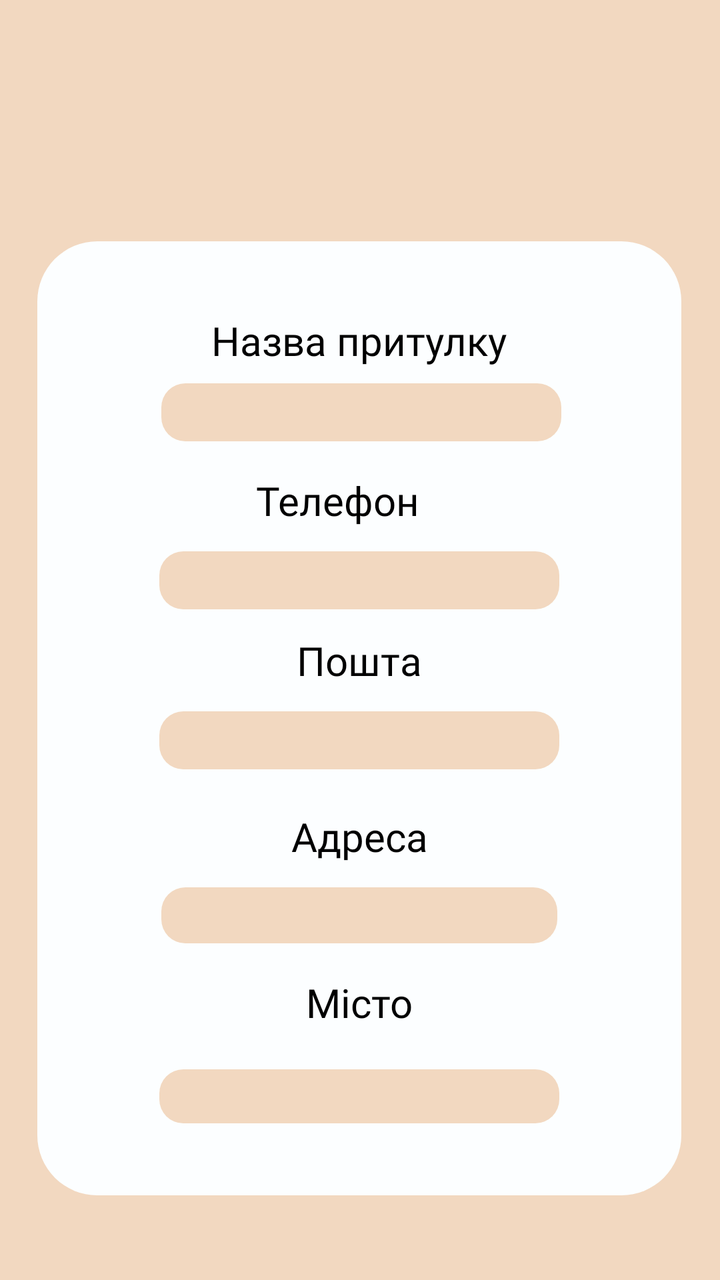
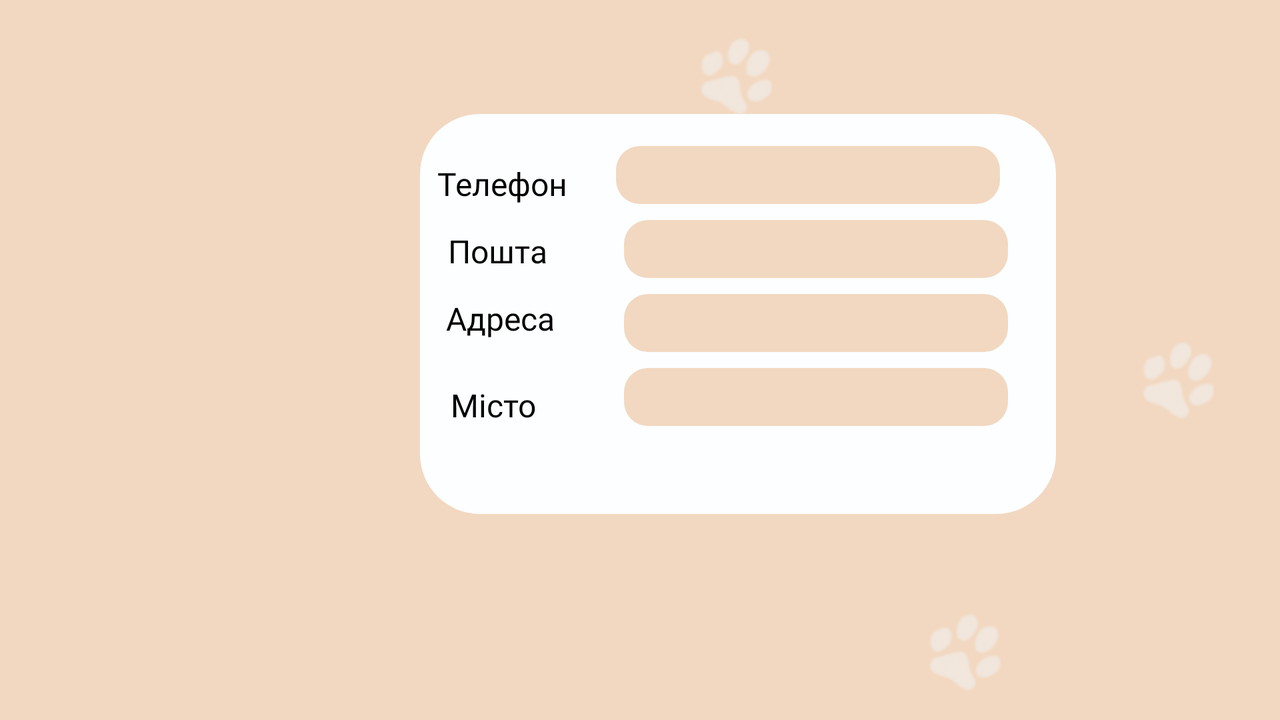

Compare how this app lays out the same screen by default and in its alternative resource folder. The renders come first, then the two layout files and the values they reference.
<!-- AndroidManifest.xml: application theme Theme.Shelterhelper -->
<!-- res/layout/fragment_shelter.xml -->
<?xml version="1.0" encoding="utf-8"?>
<androidx.constraintlayout.widget.ConstraintLayout xmlns:android="http://schemas.android.com/apk/res/android"
    xmlns:app="http://schemas.android.com/apk/res-auto"
    xmlns:tools="http://schemas.android.com/tools"
    android:layout_width="match_parent"
    android:layout_height="match_parent"
    android:background="#F2D8C0"
    tools:context=".fragments.ShelterFragment">


    
    
    
    
    
    
    
    
    
    
    
    
    

    <View
        android:id="@+id/view"
        android:layout_width="322dp"
        android:layout_height="477dp"
        android:background="@drawable/background_div"
        app:layout_constraintBottom_toBottomOf="parent"
        app:layout_constraintEnd_toEndOf="parent"
        app:layout_constraintHorizontal_bias="0.494"
        app:layout_constraintStart_toStartOf="parent"
        app:layout_constraintTop_toBottomOf="@+id/imageView"
        app:layout_constraintVertical_bias="0.144" />

    <TextView
        android:id="@+id/nameTitle"
        android:layout_width="wrap_content"
        android:layout_height="wrap_content"
        android:layout_marginTop="36dp"
        android:fontFamily="@font/comfortaa"
        android:text="@string/shelter_name"
        android:textColor="@color/black"
        android:textSize="20dp"
        app:layout_constraintEnd_toEndOf="@+id/view"
        app:layout_constraintStart_toStartOf="@+id/view"
        app:layout_constraintTop_toTopOf="@+id/view" />

    <TextView
        android:id="@+id/nameText"
        android:layout_width="200dp"
        android:layout_height="wrap_content"
        android:layout_marginTop="8dp"
        android:background="@drawable/input_radius"
        android:backgroundTint="#F2D8C0"
        android:fontFamily="@font/comfortaa"
        android:padding="5dp"
        android:paddingStart="10dp"
        app:layout_constraintEnd_toEndOf="@+id/view"
        app:layout_constraintHorizontal_bias="0.508"
        app:layout_constraintStart_toStartOf="@+id/view"
        app:layout_constraintTop_toBottomOf="@+id/nameTitle" />

    <TextView
        android:id="@+id/phoneTitle"
        android:layout_width="wrap_content"
        android:layout_height="wrap_content"
        android:layout_marginTop="16dp"
        android:fontFamily="@font/comfortaa"
        android:text="@string/registration_phone"
        android:textColor="@color/black"
        android:textSize="20dp"
        app:layout_constraintEnd_toEndOf="parent"
        app:layout_constraintHorizontal_bias="0.421"
        app:layout_constraintStart_toStartOf="@+id/view"
        app:layout_constraintTop_toBottomOf="@+id/nameText" />

    <TextView
        android:id="@+id/phoneText"
        android:layout_width="200dp"
        android:layout_height="wrap_content"
        android:layout_marginTop="12dp"
        android:background="@drawable/input_radius"
        android:backgroundTint="#F2D8C0"
        android:fontFamily="@font/comfortaa"
        android:padding="5dp"
        android:paddingStart="10dp"
        app:layout_constraintEnd_toEndOf="@+id/view"
        app:layout_constraintStart_toStartOf="@+id/view"
        app:layout_constraintTop_toBottomOf="@+id/phoneTitle" />

    <TextView
        android:id="@+id/emailTitle"
        android:layout_width="wrap_content"
        android:layout_height="wrap_content"
        android:layout_marginTop="12dp"
        android:fontFamily="@font/comfortaa"
        android:text="@string/registration_email"
        android:textColor="@color/black"
        android:textSize="20dp"
        app:layout_constraintEnd_toEndOf="@+id/view"
        app:layout_constraintStart_toStartOf="@+id/view"
        app:layout_constraintTop_toBottomOf="@+id/phoneText" />

    <TextView
        android:id="@+id/emailText"
        android:layout_width="200dp"
        android:layout_height="wrap_content"
        android:layout_marginTop="12dp"
        android:background="@drawable/input_radius"
        android:backgroundTint="#F2D8C0"
        android:fontFamily="@font/comfortaa"
        android:padding="5dp"
        android:paddingStart="10dp"
        app:layout_constraintEnd_toEndOf="@+id/view"
        app:layout_constraintStart_toStartOf="@+id/view"
        app:layout_constraintTop_toBottomOf="@+id/emailTitle" />

    <TextView
        android:id="@+id/addressTitle"
        android:layout_width="wrap_content"
        android:layout_height="wrap_content"
        android:layout_marginTop="20dp"
        android:fontFamily="@font/comfortaa"
        android:text="Адреса"
        android:textColor="@color/black"
        android:textSize="20dp"
        app:layout_constraintEnd_toEndOf="@+id/view"
        app:layout_constraintStart_toStartOf="@+id/view"
        app:layout_constraintTop_toBottomOf="@+id/emailText" />

    <TextView
        android:id="@+id/addressText"
        android:layout_width="198dp"
        android:layout_height="28dp"
        android:layout_marginTop="12dp"
        android:background="@drawable/input_radius"
        android:backgroundTint="#F2D8C0"
        android:fontFamily="@font/comfortaa"
        android:padding="5dp"
        android:paddingStart="10dp"
        app:layout_constraintEnd_toEndOf="@+id/view"
        app:layout_constraintStart_toStartOf="@+id/view"
        app:layout_constraintTop_toBottomOf="@+id/addressTitle" />

    <TextView
        android:id="@+id/cityTitle"
        android:layout_width="wrap_content"
        android:layout_height="wrap_content"
        android:layout_marginTop="16dp"
        android:fontFamily="@font/comfortaa"
        android:text="Місто"
        android:textColor="@color/black"
        android:textSize="20dp"
        app:layout_constraintEnd_toEndOf="@+id/view"
        app:layout_constraintStart_toStartOf="@+id/view"
        app:layout_constraintTop_toBottomOf="@+id/addressText" />

    <TextView
        android:id="@+id/cityText"
        android:layout_width="200dp"
        android:layout_height="27dp"
        android:layout_marginTop="20dp"
        android:background="@drawable/input_radius"
        android:backgroundTint="#F2D8C0"
        android:fontFamily="@font/comfortaa"
        android:padding="5dp"
        android:paddingStart="10dp"
        app:layout_constraintBottom_toBottomOf="@+id/view"
        app:layout_constraintEnd_toEndOf="@+id/view"
        app:layout_constraintStart_toStartOf="@+id/view"
        app:layout_constraintTop_toBottomOf="@+id/cityTitle"
        app:layout_constraintVertical_bias="0.0" />

    <ImageView
        android:id="@+id/imageView"
        android:layout_width="match_parent"
        android:layout_height="100dp"

        app:layout_constraintBottom_toBottomOf="parent"
        app:layout_constraintStart_toStartOf="parent"
        app:layout_constraintTop_toTopOf="parent"
        app:layout_constraintVertical_bias="0.025"
        tools:ignore="MissingConstraints" />


</androidx.constraintlayout.widget.ConstraintLayout>
<!-- resources referenced by this layout -->
<resources>
  <color name="black">#FF000000</color>
  <!-- drawable background_div (drawable) -->
  <?xml version="1.0" encoding="utf-8"?>
  <shape xmlns:android="http://schemas.android.com/apk/res/android"
      android:shape="rectangle" >
  
      
      <solid
          android:color="#FCFEFF"
          android:layout_height="50dp"
          android:layout_width="50dp"
          >
      </solid>
  
      
      <stroke
          android:width="0dp"
          android:color="@color/black"
          >
  
      </stroke>
  
      
      <corners
          android:radius="30dp">
      </corners>
  
  </shape>
  <!-- drawable input_radius (drawable) -->
  <?xml version="1.0" encoding="utf-8"?>
  <shape xmlns:android="http://schemas.android.com/apk/res/android"
      android:shape="rectangle" >
  
      
      <solid
          android:color="@color/white" >
      </solid>
  
      
      <stroke
          android:width="0dp"
          android:color="@color/black" >
      </stroke>
  
      
      <corners
          android:radius="12dp"   >
      </corners>
  
  </shape>
  <string name="registration_email">Пошта</string>
  <string name="registration_phone">Телефон</string>
  <string name="shelter_name">Назва притулку</string>
  <style name="Theme.Shelterhelper" parent="Theme.MaterialComponents.DayNight.DarkActionBar">
          
          <item name="colorPrimary">@color/purple_500</item>
          <item name="colorPrimaryVariant">@color/purple_700</item>
          <item name="colorOnPrimary">@color/white</item>
          
          <item name="colorSecondary">@color/teal_200</item>
          <item name="colorSecondaryVariant">@color/teal_700</item>
          <item name="colorOnSecondary">@color/black</item>
          
          <item name="android:statusBarColor" tools:targetApi="l">?attr/colorPrimaryVariant</item>
          
      </style>
  <color name="white">#FFFFFFFF</color>
  <color name="purple_500">#B18065</color>
  <color name="purple_700">#FF3700B3</color>
  <color name="teal_200">#FF03DAC5</color>
  <color name="teal_700">#FF018786</color>
</resources>
<!-- res/layout-land/fragment_shelter.xml (the repository's variant of the layout above) -->
<!-- drawn on the phone turned sideways -->
<?xml version="1.0" encoding="utf-8"?>
<androidx.constraintlayout.widget.ConstraintLayout xmlns:android="http://schemas.android.com/apk/res/android"
    xmlns:app="http://schemas.android.com/apk/res-auto"
    xmlns:tools="http://schemas.android.com/tools"
    android:layout_width="match_parent"
    android:layout_height="match_parent"
    android:background="#F2D8C0"
    tools:context=".fragments.ShelterFragment">


    <View
        android:id="@+id/view"
        android:layout_width="318dp"
        android:layout_height="200dp"
        android:layout_marginEnd="112dp"
        android:background="@drawable/background_div"
        app:layout_constraintBottom_toBottomOf="parent"
        app:layout_constraintEnd_toEndOf="parent"
        app:layout_constraintTop_toTopOf="parent"
        app:layout_constraintVertical_bias="0.356" />


    <ImageView
        android:id="@+id/imageView7"
        android:layout_width="82dp"
        android:layout_height="48dp"
        android:layout_marginTop="304dp"
        app:layout_constraintEnd_toEndOf="parent"
        app:layout_constraintHorizontal_bias="0.784"
        app:layout_constraintStart_toStartOf="parent"
        app:layout_constraintTop_toTopOf="parent"
        app:srcCompat="@drawable/icon_cat" />

    <ImageView
        android:id="@+id/imageViewwe"
        android:layout_width="82dp"
        android:layout_height="48dp"
        android:layout_marginTop="168dp"
        app:layout_constraintEnd_toEndOf="parent"
        app:layout_constraintHorizontal_bias="0.975"
        app:layout_constraintStart_toStartOf="parent"
        app:layout_constraintTop_toTopOf="parent"
        app:srcCompat="@drawable/icon_cat" />

    <ImageView
        android:id="@+id/imageView10"
        android:layout_width="82dp"
        android:layout_height="48dp"
        android:layout_marginTop="16dp"
        app:layout_constraintEnd_toEndOf="parent"
        app:layout_constraintHorizontal_bias="0.579"
        app:layout_constraintStart_toStartOf="parent"
        app:layout_constraintTop_toTopOf="parent"
        app:srcCompat="@drawable/icon_cat" />

    <TextView
        android:id="@+id/nameText"
        android:layout_width="249dp"
        android:layout_height="wrap_content"
        android:fontFamily="@font/comfortaa"
        android:padding="5dp"
        android:paddingStart="10dp"
        android:textColor="@color/black"
        android:textSize="20dp"
        app:layout_constraintBottom_toBottomOf="parent"
        app:layout_constraintEnd_toStartOf="@+id/view"
        app:layout_constraintHorizontal_bias="0.538"
        app:layout_constraintStart_toStartOf="parent"
        app:layout_constraintTop_toBottomOf="@+id/imageView"
        app:layout_constraintVertical_bias="0.133" />

    <TextView
        android:id="@+id/phoneTitle"
        android:layout_width="wrap_content"
        android:layout_height="wrap_content"
        android:layout_marginStart="8dp"
        android:layout_marginTop="24dp"
        android:fontFamily="@font/comfortaa"
        android:text="@string/registration_phone"
        android:textColor="@color/black"
        android:textSize="16dp"
        app:layout_constraintEnd_toStartOf="@+id/phoneText"
        app:layout_constraintHorizontal_bias="0.032"
        app:layout_constraintStart_toStartOf="@+id/view"
        app:layout_constraintTop_toTopOf="@+id/view" />

    <TextView
        android:id="@+id/phoneText"
        android:layout_width="192dp"
        android:layout_height="wrap_content"
        android:layout_marginTop="16dp"
        android:layout_marginEnd="28dp"
        android:background="@drawable/input_radius"
        android:backgroundTint="#F2D8C0"
        android:fontFamily="@font/comfortaa"
        android:padding="5dp"
        android:textSize="14dp"
        android:paddingStart="10dp"
        app:layout_constraintEnd_toEndOf="@+id/view"
        app:layout_constraintTop_toTopOf="@+id/view" />

    <TextView
        android:id="@+id/emailTitle"
        android:layout_width="wrap_content"
        android:layout_height="wrap_content"
        android:layout_marginTop="12dp"
        android:fontFamily="@font/comfortaa"
        android:text="@string/registration_email"
        android:textColor="@color/black"
        android:textSize="16dp"
        app:layout_constraintEnd_toStartOf="@+id/emailText"
        app:layout_constraintHorizontal_bias="0.27"
        app:layout_constraintStart_toStartOf="@+id/view"
        app:layout_constraintTop_toBottomOf="@+id/phoneTitle" />

    <TextView
        android:id="@+id/emailText"
        android:layout_width="192dp"
        android:layout_height="wrap_content"
        android:layout_marginTop="8dp"
        android:layout_marginEnd="24dp"
        android:background="@drawable/input_radius"
        android:backgroundTint="#F2D8C0"
        android:fontFamily="@font/comfortaa"
        android:textSize="14dp"
        android:padding="5dp"
        android:paddingStart="10dp"
        app:layout_constraintEnd_toEndOf="@+id/view"
        app:layout_constraintTop_toBottomOf="@+id/phoneText" />

    <TextView
        android:id="@+id/addressTitle"
        android:layout_width="wrap_content"
        android:layout_height="wrap_content"
        android:layout_marginStart="8dp"
        android:layout_marginTop="12dp"
        android:fontFamily="@font/comfortaa"
        android:text="Адреса"
        android:textColor="@color/black"
        android:textSize="16dp"
        app:layout_constraintEnd_toStartOf="@+id/addressText"
        app:layout_constraintHorizontal_bias="0.129"
        app:layout_constraintStart_toStartOf="@+id/view"
        app:layout_constraintTop_toBottomOf="@+id/emailTitle" />

    <TextView
        android:id="@+id/addressText"
        android:layout_width="192dp"
        android:layout_height="wrap_content"
        android:layout_marginTop="8dp"
        android:layout_marginEnd="24dp"
        android:background="@drawable/input_radius"
        android:backgroundTint="#F2D8C0"
        android:textSize="14dp"
        android:fontFamily="@font/comfortaa"
        android:padding="5dp"
        app:layout_constraintEnd_toEndOf="@+id/view"
        app:layout_constraintTop_toBottomOf="@+id/emailText" />

    <TextView
        android:id="@+id/cityTitle"
        android:layout_width="wrap_content"
        android:layout_height="wrap_content"
        android:fontFamily="@font/comfortaa"
        android:text="Місто"
        android:textColor="@color/black"
        android:textSize="16dp"
        app:layout_constraintBottom_toBottomOf="@+id/view"
        app:layout_constraintEnd_toStartOf="@+id/cityText"
        app:layout_constraintHorizontal_bias="0.26"
        app:layout_constraintStart_toStartOf="@+id/view"
        app:layout_constraintTop_toBottomOf="@+id/addressTitle"
        app:layout_constraintVertical_bias="0.333" />

    <TextView
        android:id="@+id/cityText"
        android:layout_width="192dp"
        android:layout_height="wrap_content"
        android:layout_marginTop="8dp"
        android:layout_marginEnd="24dp"
        android:background="@drawable/input_radius"
        android:backgroundTint="#F2D8C0"
        android:fontFamily="@font/comfortaa"
        android:padding="5dp"
        android:textSize="14dp"
        android:paddingStart="10dp"
        app:layout_constraintBottom_toBottomOf="@+id/view"
        app:layout_constraintEnd_toEndOf="@+id/view"
        app:layout_constraintTop_toBottomOf="@+id/addressText"
        app:layout_constraintVertical_bias="0.0" />

    <ImageView
        android:id="@+id/imageView"
        android:layout_width="181dp"
        android:layout_height="118dp"

        android:layout_marginTop="20dp"
        app:layout_constraintEnd_toStartOf="@+id/view"
        app:layout_constraintHorizontal_bias="0.458"
        app:layout_constraintStart_toStartOf="parent"
        app:layout_constraintTop_toTopOf="parent"
        tools:ignore="MissingConstraints" />


</androidx.constraintlayout.widget.ConstraintLayout>
<!-- resources referenced by the variant -->
<!-- as the phone turned sideways resolves them -->
<resources>
  <color name="black">#FF000000</color>
  <!-- drawable background_div (drawable) -->
  <?xml version="1.0" encoding="utf-8"?>
  <shape xmlns:android="http://schemas.android.com/apk/res/android"
      android:shape="rectangle" >
  
      
      <solid
          android:color="#FCFEFF"
          android:layout_height="50dp"
          android:layout_width="50dp"
          >
      </solid>
  
      
      <stroke
          android:width="0dp"
          android:color="@color/black"
          >
  
      </stroke>
  
      
      <corners
          android:radius="30dp">
      </corners>
  
  </shape>
  <!-- drawable icon_cat: png bitmap (drawable, 73063 bytes) -->
  <!-- drawable input_radius (drawable) -->
  <?xml version="1.0" encoding="utf-8"?>
  <shape xmlns:android="http://schemas.android.com/apk/res/android"
      android:shape="rectangle" >
  
      
      <solid
          android:color="@color/white" >
      </solid>
  
      
      <stroke
          android:width="0dp"
          android:color="@color/black" >
      </stroke>
  
      
      <corners
          android:radius="12dp"   >
      </corners>
  
  </shape>
  <string name="registration_email">Пошта</string>
  <string name="registration_phone">Телефон</string>
  <style name="Theme.Shelterhelper" parent="Theme.MaterialComponents.DayNight.DarkActionBar">
          
          <item name="colorPrimary">@color/purple_500</item>
          <item name="colorPrimaryVariant">@color/purple_700</item>
          <item name="colorOnPrimary">@color/white</item>
          
          <item name="colorSecondary">@color/teal_200</item>
          <item name="colorSecondaryVariant">@color/teal_700</item>
          <item name="colorOnSecondary">@color/black</item>
          
          <item name="android:statusBarColor" tools:targetApi="l">?attr/colorPrimaryVariant</item>
          
      </style>
  <color name="white">#FFFFFFFF</color>
  <color name="purple_500">#B18065</color>
  <color name="purple_700">#FF3700B3</color>
  <color name="teal_200">#FF03DAC5</color>
  <color name="teal_700">#FF018786</color>
</resources>
